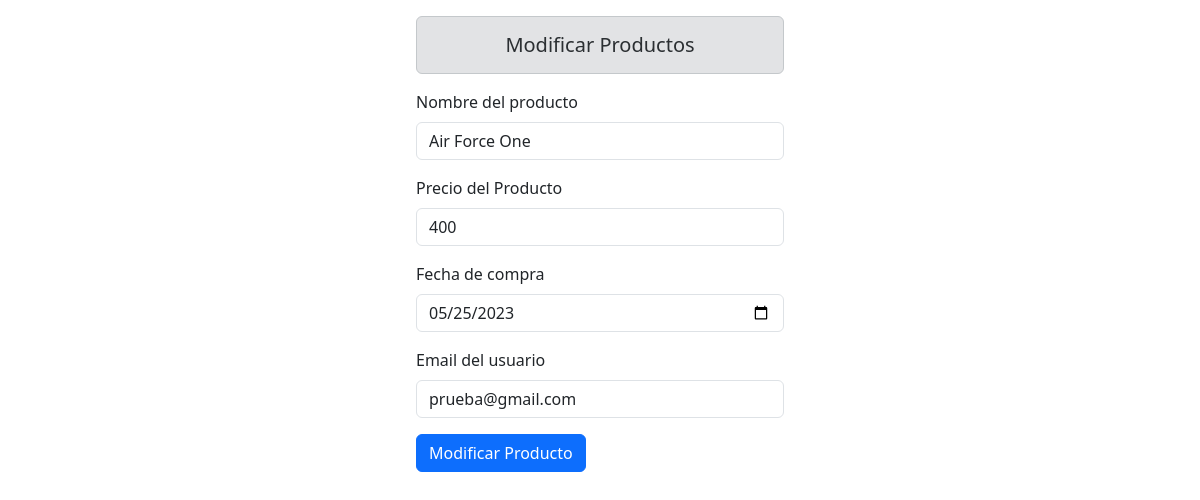
The page /Crud/editar_producto.php?id=4 on the database its author committed.
### tables this page shows
CREATE TABLE `productos` (
  `id_pro` int(9) NOT NULL,
  `nombre_pro` varchar(60) NOT NULL,
  `precio_pro` decimal(10,0) NOT NULL,
  `fechadecompra` date NOT NULL,
  `email_usu` varchar(50) NOT NULL
);

### Crud/editar_producto.php (the view, shortened to what this page needs)
<?php
include("../ConexionBD/conexion_bd.php");
$id=$_GET["id"];
$sql=$conexion->query("select * from productos where id_pro=$id");
?>
<!DOCTYPE html>
<html lang="en">
<head>
    <link href="https://cdn.jsdelivr.net/npm/bootstrap@5.3.0/dist/css/bootstrap.min.css" rel="stylesheet">
</head>
<body>
<form class="col-4 p-3 m-auto" method="post">
            <h5 class="text-center alert alert-secondary">Modificar Productos</h5>
            <?php
            include("./controlador/modificar_pro.php");
            while($datos=$sql->fetch_object()){?>
                <div class="mb-3">
                <label for="exampleInputEmail1" class="form-label">Nombre del producto</label>
                <input type="text" class="form-control" name="nombre_producto" value="<?= $datos->nombre_pro?>">
            </div>
            <div class="mb-3">
                <label for="exampleInputEmail1" class="form-label">Precio del Producto</label>
                <input type="number" class="form-control" name="precio_producto" value="<?= $datos->precio_pro?>">
            </div>
            <div class="mb-3">
                <label for="exampleInputEmail1" class="form-label">Fecha de compra</label>
                <input type="date" class="form-control" name="fechadecompra" value="<?= $datos->fechadecompra?>">
            </div>
            <div class="mb-3">
                <label for="exampleInputEmail1" class="form-label">Email del usuario</label>
                <input type="email" class="form-control" name="email_usu" value="<?= $datos->email_usu?>">
            </div>
            <?php }
            ?>
            <button type="submit" class="btn btn-primary" name="btnregistrar" value="ok">Modificar Producto</button>
        </form>
</body>
</html>

### rows shown on the page
productos: nombre_producto "Air Force One", precio_producto "400", fechadecompra "05/25/2023", email_usu "prueba@gmail.com"
